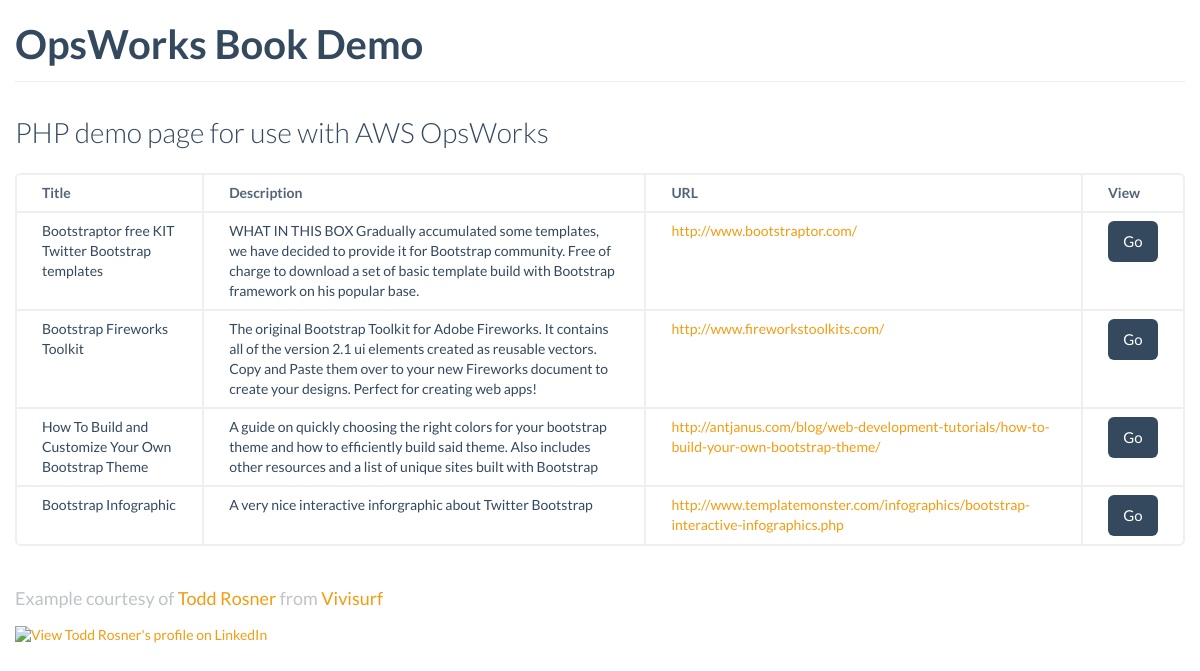
The page / on the database its author committed.
### tables this page shows
CREATE TABLE `templates` (
  `id` int(11) NOT NULL AUTO_INCREMENT,
  `title` tinytext,
  `description` text,
  `url` varchar(255) DEFAULT NULL,
  PRIMARY KEY (`id`)
);

### index.php (the view, shortened to what this page needs)
<!DOCTYPE html>
<html lang="en">
<head>
    <link href="assets/bootstrap/css/bootstrap.css" rel="stylesheet">
    <link href="assets/bootstrap/css/bootstrap-responsive.css" rel="stylesheet">
    <link href="assets/css/flat-ui.css" rel="stylesheet">
</head>
<body>
<div class="container">
    <div class="page-header">
        <h3>OpsWorks Book Demo</h3>
    </div>
    <p class="lead">PHP demo page for use with AWS OpsWorks</p>
    <table class="table table-striped table-bordered">
        <thead>
            <tr>
                <th class="span2">Title</th>
                <th class="span5">Description</th>
                <th class="span4">URL</th>
                <th class="span1">View</th>
            </tr>
        </thead>
        <?php
            include("includes/dbconnect.php");
            $query = "SELECT * FROM templates";
            $result = $mysqli->query($query) or die($mysqli->error.__LINE__);
            while($row = $result->fetch_assoc()) {
        ?>
        <tbody>
            <tr>
                <td><?php echo stripslashes($row['title']); ?></td>
                <td><?php echo stripslashes($row['description']); ?></td>
                <td style="overflow: auto;"><a href="<?php echo stripslashes($row['url']); ?>"><?php echo stripslashes($row['url']); ?></a></td>
                <td><a class="btn btn-block btn-inverse" href="<?php echo stripslashes($row['url']); ?>" target="_blank">Go</a></td>
            </tr>
        </tbody>
        <?php
            }
        ?>
    </table>
</div>
<br />
<div id="footer">
    <div class="container">
        <p class="muted credit">Example courtesy of <a href="http://ca.linkedin.com/in/toddrosner" target="_blank">Todd Rosner</a> from <a href="http://vivisurf.com" target="_blank">Vivisurf</a></p>
        <a href="http://ca.linkedin.com/in/toddrosner"><img src="http://www.linkedin.com/img/webpromo/btn_viewmy_160x25.png" width="160" height="25" border="0" alt="View Todd Rosner's profile on LinkedIn"></a>
    </div>
</div>
</body>
</html>

### rows shown on the page
templates: title "Bootstraptor free KIT Twitter Bootstrap templates", description "WHAT IN THIS BOX Gradually accumulated some templates, we have decided to provide it for Bootstrap community. Free of charge to download a set of basic template build with Bootstrap framework on his popular base.", url "http://www.bootstraptor.com/"
templates: title "Bootstrap Fireworks Toolkit", description "The original Bootstrap Toolkit for Adobe Fireworks. It contains all of the version 2.1 ui elements created as reusable vectors. Copy and Paste them over to your new Fireworks document to create your designs. Perfect for creating web apps!", url "http://www.fireworkstoolkits.com/"
templates: title "How To Build and Customize Your Own Bootstrap Theme", description "A guide on quickly choosing the right colors for your bootstrap theme and how to efficiently build said theme. Also includes other resources and a list of unique sites built with Bootstrap", url "http://antjanus.com/blog/web-development-tutorials/how-to-build-your-own-bootstrap-theme/"
templates: title "Bootstrap Infographic", description "A very nice interactive inforgraphic about Twitter Bootstrap", url "http://www.templatemonster.com/infographics/bootstrap-interactive-infographics.php"
